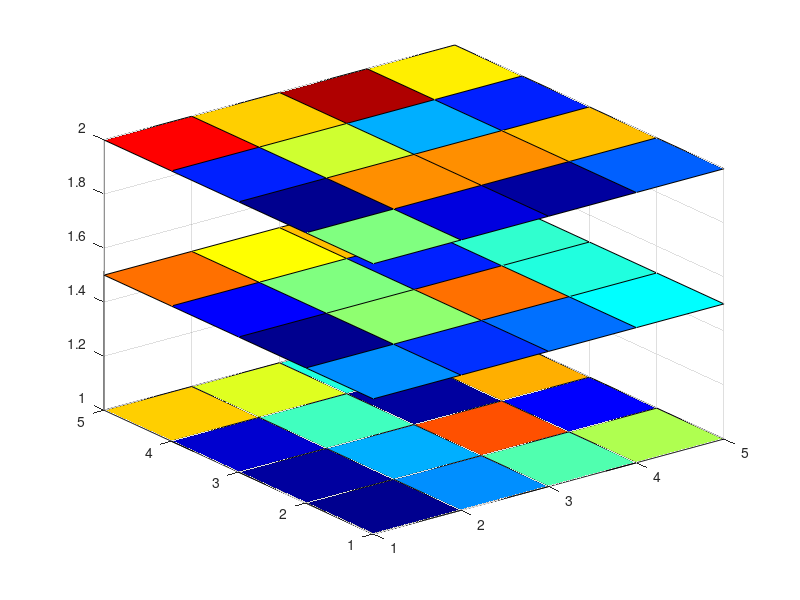
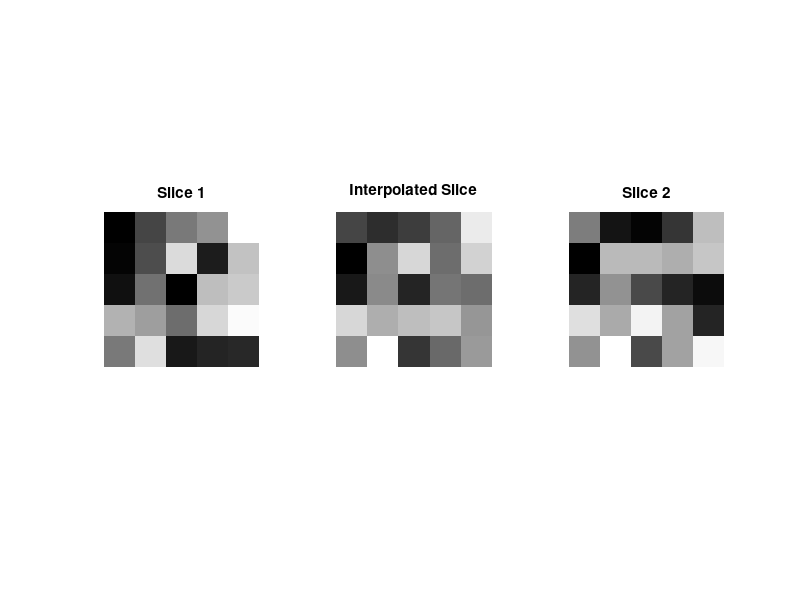
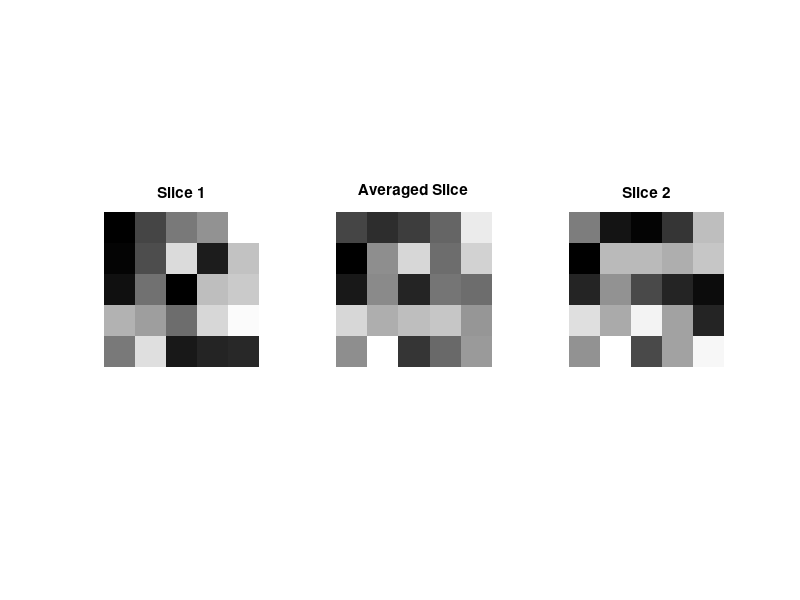

MATLAB code to generate these figures, in order:
clc,clear all,close all;
factor = 5;
x = 1:factor;
y = 1:factor;
z = 1:2;
% v(:,:,1) = magic(factor);
v(:,:,1) = rand(factor);
% v(:,:,2) = magic(factor)';
v(:,:,2) = rand(factor);
[xi,yi,zi] = meshgrid(1:factor,1:factor,1:.5:2);
vi = interp3(x,y,z,v,xi,yi,zi);
    xslice = [];
    yslice = [];
    zslice = [1:.5:2];

figure
    slice(xi,yi,zi,vi,xslice,yslice,zslice)
	colormap jet
    
figure
	subplot(131)
        imshow(vi(:,:,1),[])
        title('Slice 1')
	subplot(132)
        imshow(vi(:,:,round(end/2)),[])
        title('Interpolated Slice')
	subplot(133)
        imshow(vi(:,:,end),[])
        title('Slice 2')        

figure
	subplot(131)
    	imshow(vi(:,:,1),[])
        title('Slice 1')
	subplot(132)
        imshow(mean(v,3),[])
        title('Averaged Slice')
    subplot(133)
    	imshow(vi(:,:,end),[])
        title('Slice 2')

disp('Difference A between Interpolation (vi(:,:,2)) and Average of the two slices (mean(v,3))')
A=vi(:,:,round(end/2))-mean(v,3)